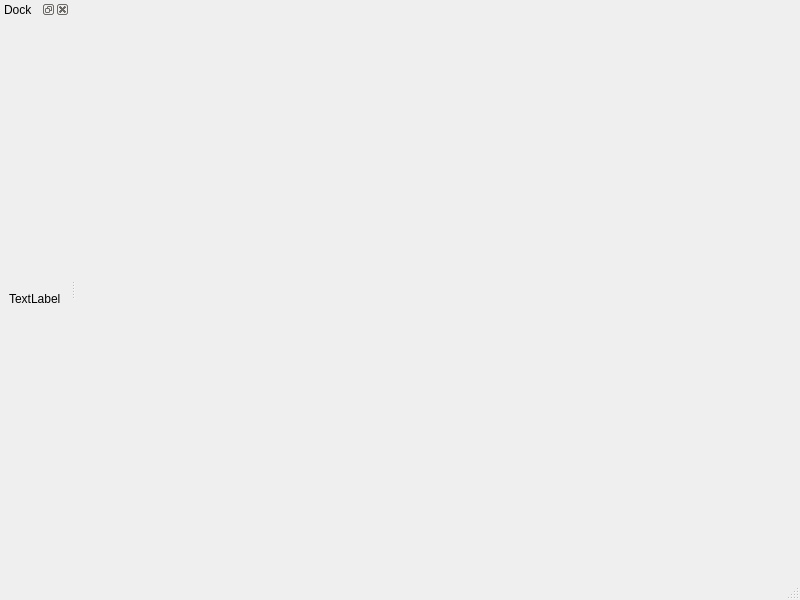
<?xml version="1.0" encoding="UTF-8"?>
<ui version="4.0">
 <class>MainWindow</class>
 <widget class="QMainWindow" name="MainWindow">
  <property name="geometry">
   <rect>
    <x>0</x>
    <y>0</y>
    <width>800</width>
    <height>600</height>
   </rect>
  </property>
  <property name="windowTitle">
   <string>MainWindow</string>
  </property>
  <widget class="QWidget" name="centralwidget"/>
  <widget class="QMenuBar" name="menubar">
   <property name="geometry">
    <rect>
     <x>0</x>
     <y>0</y>
     <width>800</width>
     <height>30</height>
    </rect>
   </property>
  </widget>
  <widget class="QStatusBar" name="statusbar"/>
  <widget class="QDockWidget" name="dockWidget">
   <property name="features">
    <set>QDockWidget::AllDockWidgetFeatures</set>
   </property>
   <property name="windowTitle">
    <string>Dock</string>
   </property>
   <attribute name="dockWidgetArea">
    <number>1</number>
   </attribute>
   <widget class="QWidget" name="dockWidgetContents">
    <layout class="QVBoxLayout" name="verticalLayout">
     <item>
      <widget class="QLabel" name="label">
       <property name="text">
        <string>TextLabel</string>
       </property>
      </widget>
     </item>
    </layout>
   </widget>
  </widget>
 </widget>
 <resources/>
 <connections/>
</ui>
